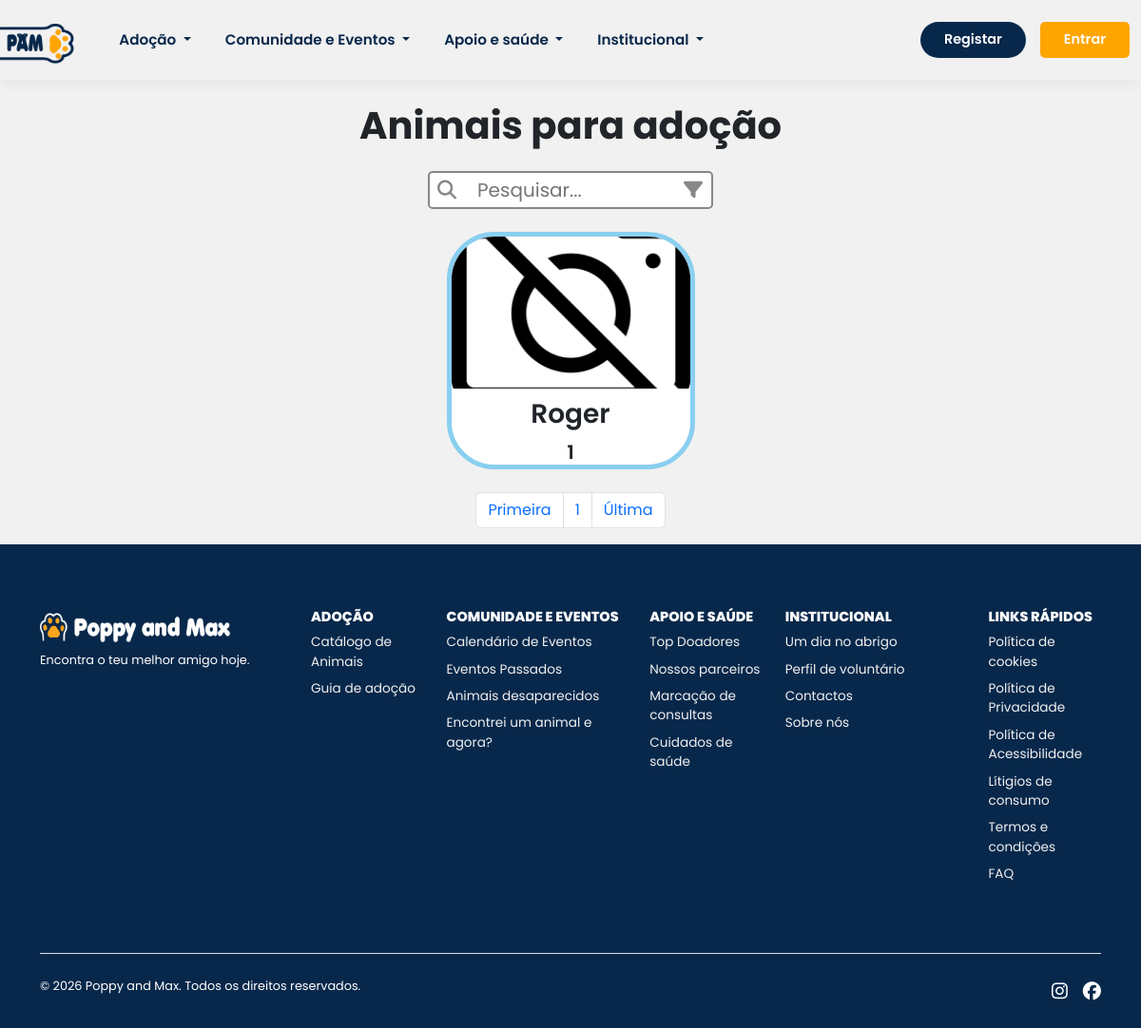
Before: /animalCatalog with the older database file.
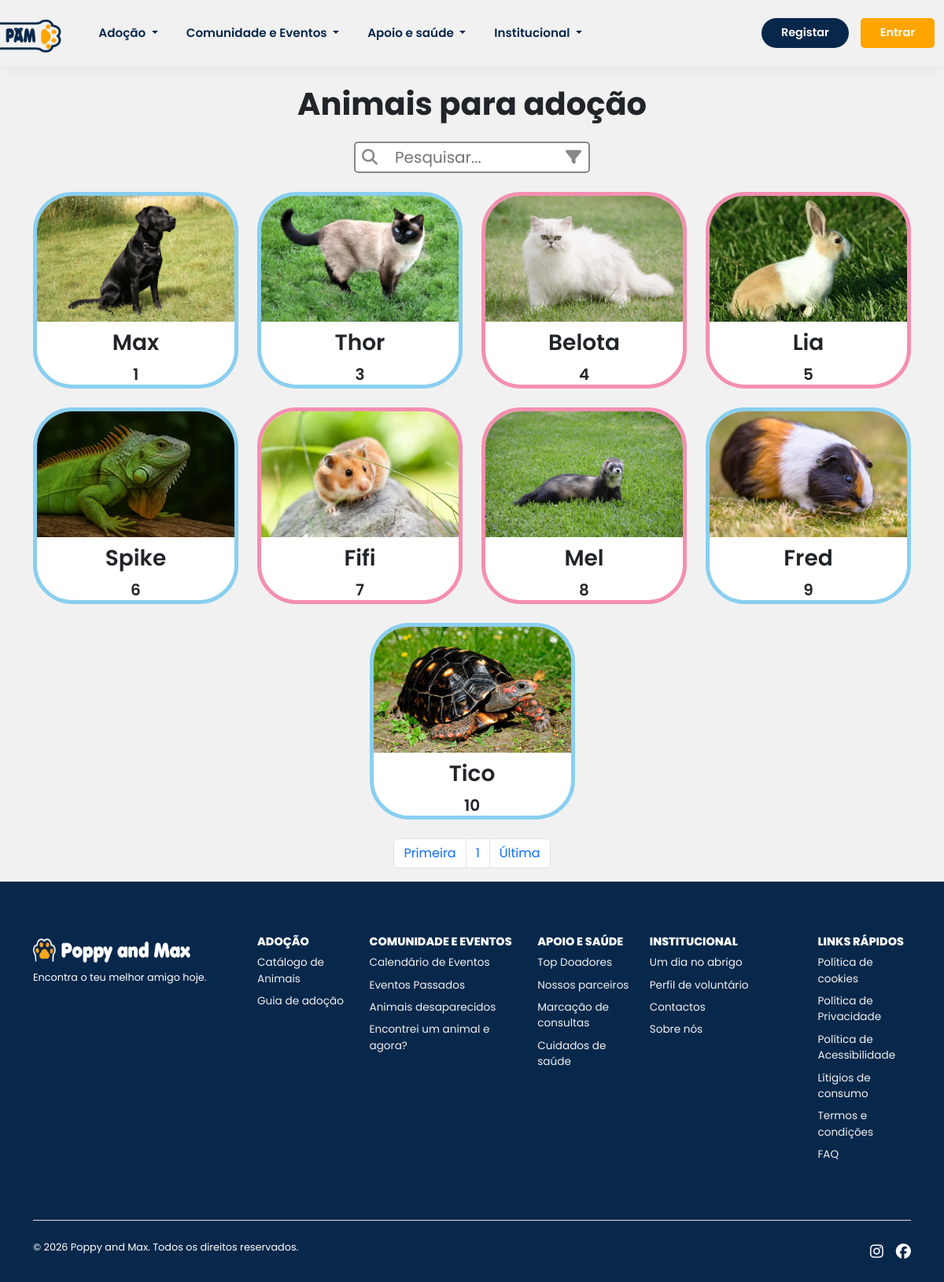
After: the same page with the newer database file.
### tables this page shows
create table animals (
    id int auto_increment,
    name varchar(100) not null,
    specie_id int not null,
    breed_id int null,
    gender enum('Macho', 'Fêmea') not null,
    size enum('Pequeno', 'Médio', 'Grande'),
    image varchar(255),
    birth_date date,
    description text,
    status enum('Disponível', 'Adotado', 'Em processo') not null,
    created_at timestamp default current_timestamp,
    constraint pk_animals primary key (id),
    constraint fk_animals_breeds foreign key (breed_id) references breeds(id),
    constraint fk_animals_species foreign key (specie_id) references species(id)
);

### components/routing.php (called while the page is built, shortened)
<?php
	$path = rtrim(parse_url($_SERVER['REQUEST_URI'], PHP_URL_PATH), '/');
	$path = basename($path);
	$path = pathinfo($path, PATHINFO_FILENAME);
	$backOffice = $backOffice ?? false;
	if($backOffice)
		$route = ($path === 'backoffice' || $path === 'index') ? 'dashboard' : $path;
	else
		$route = ($path === 'site' || $path === '') ? 'home' : $path;

### animalCatalog.php (the view, shortened to what this page needs)
<?php
    if(!$rerun):
            $metaTitle = 'Catálogo de Animais';
            $metaDescription = 'Animais disponíveis para adoção';
    else:
        $pagina=1;
        $limite=12;
        $inicio= ($pagina * $limite) - $limite;
        $registros= $conn->query("SELECT COUNT(*) as ult FROM animals WHERE status='Disponível' OR status='Em processo'")->fetch_assoc()['ult'];
        $paginas= ceil($registros / $limite);
        $sql = "SELECT * FROM animals WHERE status='Disponível' OR status='Em processo' ORDER BY id ASC LIMIT $inicio, $limite";
        $res = $conn->query($sql);
?>
        <div class="container">
            <h1 class="text-center fw-bold mt-4 mb-4">Animais para adoção</h1>
        </div>
        <div class="container d-flex justify-content-center mb-4">
          <?php include('components/searchbar.php'); ?>
        </div>
        <div class="container mb-4">
            <div class="row g-4 justify-content-center">
                <?php
                    if ($res->num_rows > 0):
                        foreach ($res as $animal):
                ?>
                            <div class="col-12 col-md-6 col-lg-3 d-flex justify-content-center">
                                <a href="animalDetails?id=<?= htmlspecialchars($animal['id']) ?>" class="card-link ">
                                    <?php $cor= $animal['gender'] === 'Macho'?'#89CFF0' : '#F48FB1' ?>
                                    <div class="card" style="border-color: <?=$cor?>;">
                                        <div class="card-image">
                                            <?php
                                                $caminhoImagem=!empty($animal['image']) ? "assets/img/animals/". $animal['image'] : "assets/img/defaultAnimals.png";
                                            ?>
                                            <img class="photo img-fluid" src="<?=$caminhoImagem?>" alt="Foto de <?= htmlspecialchars($animal['name']) ?> ">
                                        </div>
                                        <div class="card-info">
                                            <h3 class="fw-semibold"><?= htmlspecialchars($animal['name']) ?></h3>
                                            <p class="fw-semibold"><?= htmlspecialchars($animal['id']) ?></p>
                                        </div>
                                    </div>
                                </a>
                            </div>
                <?php
                        endforeach;
                    else:
                        echo "<p>Ainda não temos animais para adoção.</p>";
                    endif;
                ?>
            </div>
        </div>
        <div class="d-flex justify-content-center">
            <nav aria-label="Page navigation example">
                <ul class="pagination">
                    <li class="page-item"><a class="page-link" href="?pagina=1">Primeira</a></li>
                    <li class="page-item"><a class="page-link" href=""><?= $pagina?></a></li>
                    <li class="page-item"><a class="page-link" href="?pagina=<?= $paginas ?>">Última</a></li>
                </ul>
            </nav>
        </div>
<?php
    endif;

### index.php (shortened to what this page needs)
<?php
	require_once 'components/routing.php';
	require 'components/rerun.php';
?>
<!DOCTYPE html>
<html lang="pt">
	<head>
		<?php
			require_once 'components/head.php';
			if($route == 'animalCatalog')
				echo '<link rel="stylesheet" href="'.$basePath.'/assets/css/searchbar.css">';
		?>
	</head>
	<body>
		<?php
			require_once 'components/header.php';
		?>
		<main>
			<?php
				require 'components/rerun.php';
			?>
		</main>
	<?php
		require_once 'components/footer.php';
	?>
	</body>
</html>

### components/head.php (shortened to what this page needs)
<?php
	$basePath = rtrim(str_replace('\\', '/', dirname($_SERVER['SCRIPT_NAME'])), '/');
?>
<link rel="stylesheet" href="https://cdnjs.cloudflare.com/ajax/libs/font-awesome/6.4.2/css/all.min.css">
<link rel="stylesheet" href="<?= $basePath ?>/assets/css/normalize.css">
<link rel="stylesheet" href="https://cdn.jsdelivr.net/npm/bootstrap@5.3.8/dist/css/bootstrap.min.css">
<link rel="stylesheet" href="<?= $basePath ?>/assets/css/styles.css">
<?php
	if($backOffice){
		$basePath = $origin;
?>
	<script src="https://code.jquery.com/jquery-4.0.0.min.js" defer></script>
	<link rel="stylesheet" href="//cdn.datatables.net/2.3.8/css/dataTables.dataTables.min.css">
	<script src="https://cdn.datatables.net/2.3.8/js/dataTables.min.js" defer></script>
<?php
		if(file_exists(__DIR__."/../backoffice/assets/css/".$route.".css"))
			echo '<link rel="stylesheet" href="'.$basePath.'/assets/css/'.$route.'.css">';
		if(file_exists(__DIR__."/../backoffice/assets/js/".$route.".js"))
			echo '<script src="'.$basePath.'/assets/js/'.$route.'.js" defer></script>';
	} else {
		if(file_exists(__DIR__."/../assets/css/".$route.".css"))
			echo '<link rel="stylesheet" href="'.$basePath.'/assets/css/'.$route.'.css">';
	}

### components/header.php (shortened to what this page needs)
<header>
  <nav class="navbar navbar-expand-lg bg-nav navbar-color">
    <div class="container-fluid">
      <a class="navbar-brand" href="<?= $basePath ?>/"
        ><img
          src="<?= $basePath?>/assets/img/logo.png"
          alt="Logo PAM"
          style="max-width: 120px; max-height: 50px; transform: translateX(-13px)"
      /></a>
      <div class="collapse navbar-collapse" id="navbarSupportedContent">
        <ul class="navbar-nav me-auto mb-2 mb-lg-0">
          <li class="nav-item dropdown">
            <a class="nav-link dropdown-toggle" href="#" role="button" data-bs-toggle="dropdown" aria-expanded="false">
              Adoção
            </a>
          </li>
          <li class="nav-item dropdown">
            <a class="nav-link dropdown-toggle" href="#" role="button" data-bs-toggle="dropdown" aria-expanded="false">
              Comunidade e Eventos
            </a>
          </li>
          <li class="nav-item dropdown">
            <a class="nav-link dropdown-toggle" href="#" role="button" data-bs-toggle="dropdown" aria-expanded="false">
              Apoio e saúde
            </a>
          </li>
          <li class="nav-item dropdown">
            <a class="nav-link dropdown-toggle" href="#" role="button" data-bs-toggle="dropdown" aria-expanded="false">
              Institucional
            </a>
          </li>
        </ul>
        <a href="<?= $basePath ?>/regist"><button class="btn-login" type="button">Registar</button></a>
        <a href="<?= $basePath ?>/login"><button class="btn-login btn-regist" type="button">Entrar</button></a>
      </div>
    </div>
  </nav>
</header>

### components/rerun.php (shortened to what this page needs)
<?php
	$rerun = $rerun ?? false;
	if($backOffice && $route == 404)
		require '../'.$route.'.php';
	else
		require $route.'.php';
	$rerun = true;

### components/searchbar.php (shortened to what this page needs)
<?php
    $search = "";
    if(empty($search)){
        $search ="";
    }
?>
<div class="position-relative">
    <form action="" method="get">
        <i class="fas fa-search search1"></i>
        <input type="search" name="search" value="<?= htmlspecialchars($search) ?>" placeholder="Pesquisar..." class="search ">
        <i class="fas fa-filter filter1"></i>
    </form>
</div>

### components/footer.php (shortened to what this page needs)
<footer class="footer-adocao border-top">
  <div class="container">
    <div class="row py-5">
      <div class="col-12 col-md-3 mb-4 mb-md-0 text-center text-md-start">
        <a class="footer-brand" href="<?= $basePath ?>/">
          <img src="<?= $basePath ?>/assets/img/footer.png" alt="Logo PAM" style="max-width: 200px; max-height: 50px;" />
        </a>
        <p class="mt-2" style="font-size: 0.8rem">Encontra o teu melhor amigo hoje.</p>
      </div>
      <div class="col-12 col-md-9">
        <div class="row">
          <div class="col-6 col-md-2 mb-3">
            <h5>Adoção</h5>
            <ul class="nav flex-column">
              <li class="nav-item mb-2"><a href="<?= $basePath ?>/animalCatalog" class="nav-link p-0">Catálogo de Animais</a></li>
              <li class="nav-item mb-2"><a href="<?= $basePath ?>/adoptionGuide" class="nav-link p-0">Guia de adoção</a></li>
            </ul>
          </div>
          <div class="col-6 col-md-3 mb-3">
            <h5>Comunidade e Eventos</h5>
            <ul class="nav flex-column">
              <li class="nav-item mb-2"><a href="#" class="nav-link p-0">Calendário de Eventos</a></li>
              <li class="nav-item mb-2"><a href="#" class="nav-link p-0">Eventos Passados</a></li>
              <li class="nav-item mb-2"><a href="#" class="nav-link p-0">Animais desaparecidos</a></li>
              <li class="nav-item mb-2"><a href="#" class="nav-link p-0">Encontrei um animal e agora?</a></li>
            </ul>
          </div>
          <div class="col-6 col-md-2 mb-3">
            <h5>Apoio e saúde</h5>
            <ul class="nav flex-column">
              <li class="nav-item mb-2"><a href="#" class="nav-link p-0">Top Doadores</a></li>
              <li class="nav-item mb-2"><a href="#" class="nav-link p-0">Nossos parceiros</a></li>
              <li class="nav-item mb-2"><a href="#" class="nav-link p-0">Marcação de consultas</a></li>
              <li class="nav-item mb-2"><a href="<?= $basePath ?>/animal_care" class="nav-link p-0">Cuidados de saúde</a></li>
            </ul>
          </div>
          <div class="col-6 col-md-3 mb-3">
            <h5>Institucional</h5>
            <ul class="nav flex-column">
              <li class="nav-item mb-2"><a href="<?= $basePath ?>/dia_voluntario" class="nav-link p-0">Um dia no abrigo</a></li>
              <li class="nav-item mb-2"><a href="#" class="nav-link p-0">Perfil de voluntário</a></li>
              <li class="nav-item mb-2"><a href="./contactos" class="nav-link p-0">Contactos</a></li>
              <li class="nav-item mb-2"><a href="#" class="nav-link p-0">Sobre nós</a></li>
            </ul>
          </div>
          <div class="col-6 col-md-2 mb-3">
            <h5>Links Rápidos</h5>
            <ul class="nav flex-column">
              <li class="nav-item mb-2"><a href="<?= $basePath ?>/cookies" class="nav-link p-0">Política de cookies</a></li>
              <li class="nav-item mb-2"><a href="<?= $basePath ?>/privacy" class="nav-link p-0">Política de Privacidade</a></li>
              <li class="nav-item mb-2"><a href="<?= $basePath ?>/accessibility" class="nav-link p-0">Política de Acessibilidade</a></li>
              <li class="nav-item mb-2"><a href="#" class="nav-link p-0">Lítigios de consumo</a></li>
              <li class="nav-item mb-2"><a href="<?= $basePath ?>/termos" class="nav-link p-0">Termos e condições</a></li>
              <li class="nav-item mb-2"><a href="#" class="nav-link p-0">FAQ</a></li>
            </ul>
          </div>
        </div>
      </div>
    </div>
    <div class="d-flex flex-column flex-sm-row justify-content-between py-4 border-top">
      <p class="mb-0">© 2026 Poppy and Max. Todos os direitos reservados.</p>
      <ul class="list-unstyled d-flex social-icons mb-0">
        <li class="ms-3">
          <a href="#"><i class="fa-brands fa-instagram"></i></a>
        </li>
        <li class="ms-3">
          <a href="#"><i class="fa-brands fa-facebook"></i></a>
        </li>
      </ul>
    </div>
  </div>
</footer>

### assets/css/styles.css (style rules this page uses)
:root { --primary: #08284b; --primary-light: #135eb1; --secondary: #ffa500; --secondary-light: #fbba50; }
html { scroll-behavior: smooth; }
html, body { height: 100%; }
body { display: flex; flex-direction: column; font-family: "Poppins", sans-serif; font-size: 20px; background-color: #f1f1f1; }
.bg-nav { background-color: #f1f1f1 !important; box-shadow: 0 4px 15px rgba(0, 0, 0, 0.05); padding: 12px 0; transition: all 0.3s ease; }
.navbar-color .nav-link { color: var(--primary) !important; font-weight: 600; font-size: 0.95rem; margin: 0 10px; transition: 0.3s; }
.btn-login { background-color: var(--primary); border: none; color: #ffffff; font-weight: 600; font-size: 0.9rem; border-radius: 50px; padding: 8px 25px; margin-left: 15px; transition: all 0.3s ease; }
.btn-regist { background-color: var(--secondary); border-radius: 5px; }
.footer-adocao { flex-shrink: 0; background-color: var(--primary) !important; color: #ffffff !important; padding-top: 20px; }
.footer-brand { text-decoration: none; color: #ffffff; font-size: 1.5rem; }
.footer-adocao h5 { color: #ffffff !important; font-weight: 800; font-size: 0.9rem; text-transform: uppercase; }
.footer-adocao .nav-link { color: #f1f1f1 !important; font-size: 0.85rem; transition: 0.3s; }
.social-icons a { color: #ffffff; font-size: 1.2rem; }
.footer-adocao p { color: #ffffff; font-size: 0.8rem; }

### assets/css/animalCatalog.css (style rules this page uses)
.card { max-width: 300px; width: 100%; max-height: 250px; border: 5px solid; border-radius: 50px; overflow: hidden; }
.card-image img { width: 300px; height: 160px; object-fit: cover; }
.card-info { padding: 10px; text-align: center; }
.card-link { text-decoration: none; }

### assets/css/searchbar.css (style rules this page uses)
.search { width: 300px; height: 40px; border: 2px solid #888888; border-radius: 5px; padding: 0 50px; }
.search1 { color: #888888; position: absolute; left: 10px; top: 50%; transform: translateY(-50%); width: 6px; }
.filter1 { color: #888888; position: absolute; right: 25px; top: 50%; transform: translateY(-50%); width: 6px; }

Changed rows visible on the page:
changed animals id 1: image: picture added in place of a placeholder; name "Roger" → "Max"
added animals: image (picture), name "Thor", id "3"
added animals: image (picture), name "Belota", id "4", gender "Fêmea" (drawn)
added animals: image (picture), name "Lia", id "5", gender "Fêmea" (drawn)
added animals: image (picture), name "Spike", id "6"
added animals: image (picture), name "Fifi", id "7", gender "Fêmea" (drawn)
added animals: image (picture), name "Mel", id "8", gender "Fêmea" (drawn)
added animals: image (picture), name "Fred", id "9"
added animals: image (picture), name "Tico", id "10"
